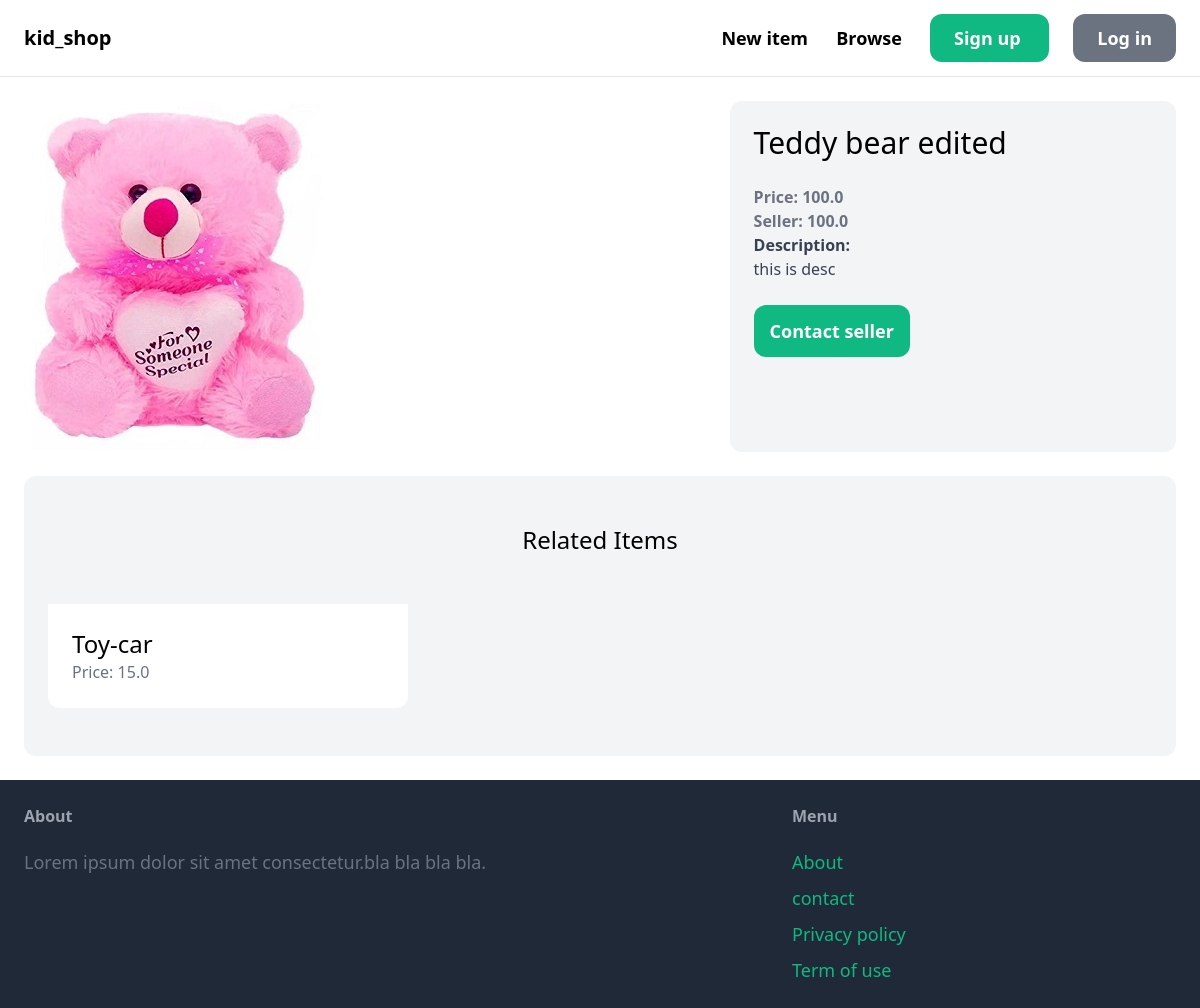
The app's page /items/1/, older data.
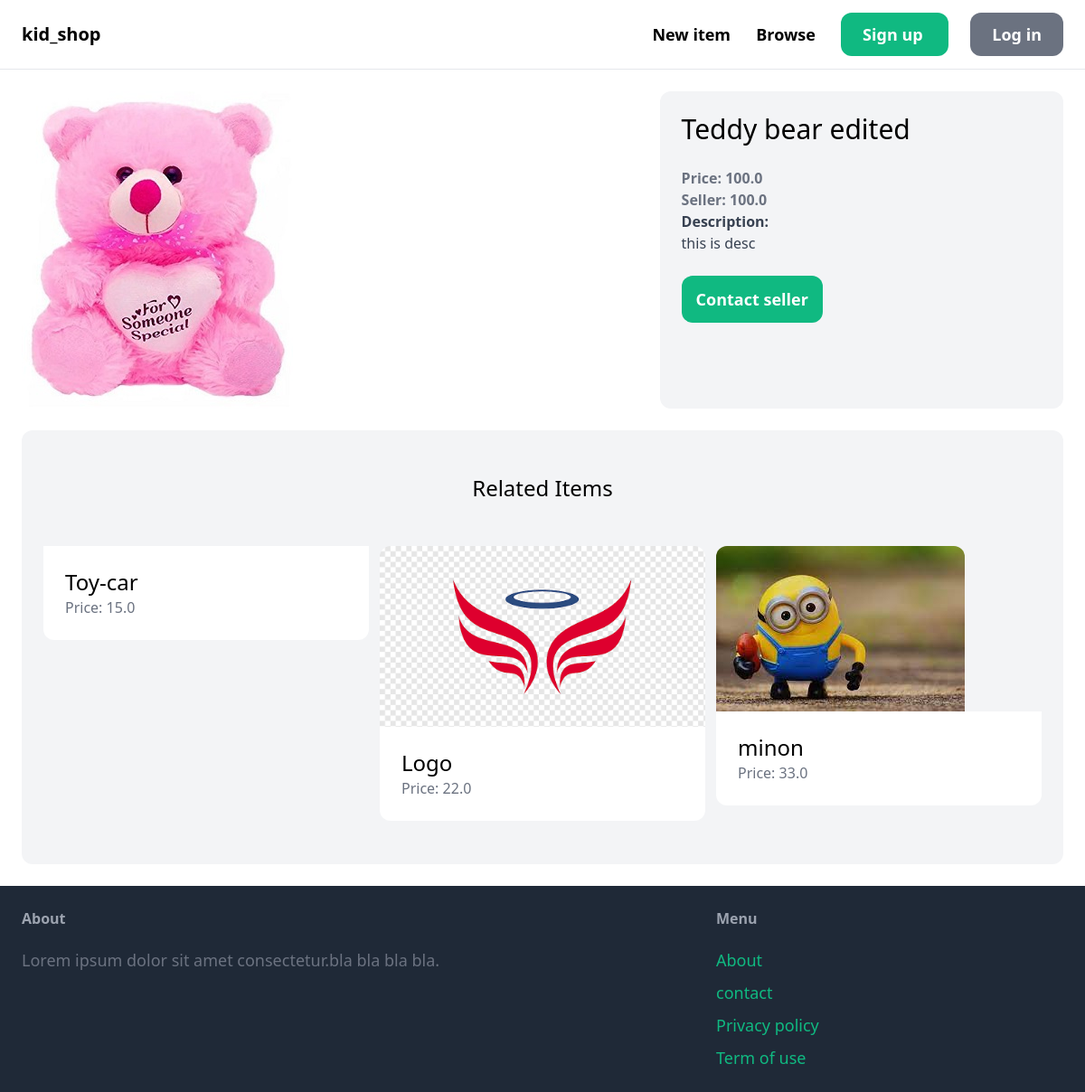
The same page, newer data.
### item/models.py (models this page shows, shortened)
class Item(models.Model):
    category = models.ForeignKey(Category, related_name='items',on_delete=models.CASCADE)
    name = models.CharField(max_length=255)
    description = models.TextField(blank=True,null=True)
    price = models.FloatField()
    image = models.ImageField(upload_to='item_images',blank=True, null=True)
    is_sold = models.BooleanField(default=False)
    created_by = models.ForeignKey(User, related_name="items",on_delete=models.CASCADE)
    created_at = models.DateTimeField(auto_now_add=True)

### item/views.py (the view)
# urls.py: path('<int:pk>/',views.detail, name='detail'),
def detail(request,pk):
    item = get_object_or_404(Item,pk=pk)
    related_items = Item.objects.filter(category=item.category, is_sold=False).exclude(pk=pk)[0:3]
    return render(request, 'item/detail.html',{
        'item' : item,
        'related_items':related_items
    } )

### item/templates/item/detail.html (shortened to what this page needs)
{% extends 'core/base.html' %}
{% block content %}
<div class="grid grid-cols-5 gap-6">
    <div class="col-span-3">
        <img src="{{ item.image.url }}" class="rounded-xl" alt="">
    </div>
    <div class="col-span-2 p-6 bg-gray-100 rounded-xl">
        <h1 class="mb-6 text-3xl">{{ item.name }}</h1>
        <p class="text-gray-500"><strong>Price: {{ item.price }}</strong></p>
        <p class="text-gray-500"><strong>Seller: {{ item.price }}</strong></p>
        {% if item.description %}
            <p class="text-gray-700"><strong>Description: <br></strong>{{ item.description }}</p>
        {% endif %}
        {% if request.user == item.created_by %}
            <div class="mt-6 p-6 bg-white rounded-xl">
                <p>This is your item ! </p>
                <a href="{% url 'item:edit' item.id %}" class="inline-block mt-6 px-6 py-3 text-lg font-semibold  bg-green-500 text-white rounded-xl">Edit</a>
                <a href="{% url 'item:delete' item.id %}" class="inline-block mt-6 px-6 py-3 text-lg font-semibold  bg-red-500 text-white rounded-xl">Delete</a>
            </div>
            {% else %}
            <a href="{% url 'conversation:new' item.id  %}" class="inline-block mt-6 px-4 py-3 text-lg font-semibold bg-green-500 rounded-xl text-white hover:bg-green-700">Contact seller </a>
        {% endif %}
    </div>
</div>
    <div class="mt-6 px-6 py-12 bg-gray-100 rounded-xl">
       <h2 class="mb-12 text-2xl text-center">Related Items</h2>
       <div class="grid grid-cols-3 gap-3">
            {% for item in related_items %}
                <div>
                    <a href="{% url 'item:detail' item.id %}">
                        <div>
                            <img src="{{ item.image.url }}" class="rounded-t-xl"  alt="">
                        </div>
                        <div class="p-6 bg-white rounded-b-xl">
                            <h2 class="text-2xl">{{ item.name }} </h2>
                            <p class="text-gray-500">Price: {{ item.price }}</p>
                        </div>
                    </a>
                </div>
            {% endfor %}
       </div>
    </div>
{% endblock content %}

Row changes from the older to the newer data that the page shows:
added Item: image (picture), name "Logo", price "22.0"
added Item: image (picture), name "minon", price "33.0"
